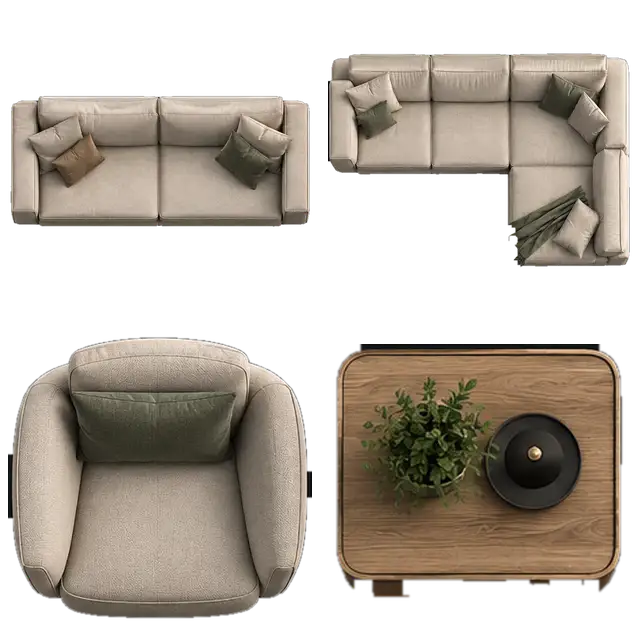
#> input picture zamer-app/assets/topview/imported_2026_10_02/approved_130_atlas.webp, 640 x 640 px
$ python -i controller.py   (imports and definitions only)
#> lines starting #> are read from the running program, lines starting #| are printed output that depends on the picture
#!/usr/bin/env python3
"""Automatic Blender asset trial planner and quality gate.

No paid APIs, no ungrounded claims of photorealism.
Scores are measurable technical proxies; aesthetic review remains separate.
Previous best candidate is persisted across GitHub runs via Actions cache.
"""
import argparse, json, math, shutil, struct, statistics
from pathlib import Path
from PIL import Image, ImageStat, ImageFilter, ImageDraw, ImageFont

DEFAULT={"normal_strength":0.75, "texture_tile_m":0.30, "shape_looseness":1.0, "best_score":None,
         "successful_runs":0, "history":[]}
LABELS=("low", "reference", "high")

# [86 lines left out: functions load_state, plan, glb_check, not called in this run]

def image_check(path):
    with Image.open(path) as im:
#> im is the input picture: PIL image 640x640 RGBA; mean R, G, B, A 79.2, 70.9, 61.1, 139.5
        im.load()
        assert im.width>=600 and im.height>=450,"Preview too small"
        # Judge central region to reduce the background's effect.
        x0,y0=int(im.width*.16),int(im.height*.16)
#> x0 = 102; y0 = 102
        x1,y1=int(im.width*.84),int(im.height*.86)
#> x1 = 537; y1 = 550
        crop=im.convert("RGB").crop((x0,y0,x1,y1))
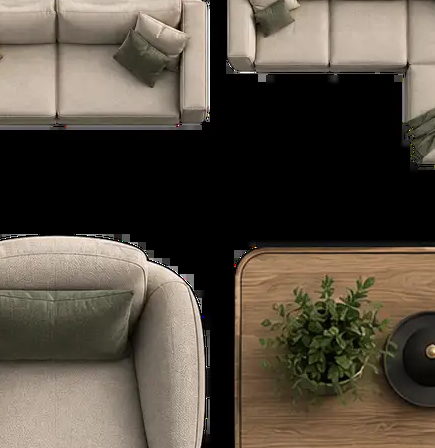
#> crop: PIL image 435x448 RGB; mean R, G, B 85.9, 77.2, 65.7
        gray=crop.convert("L")
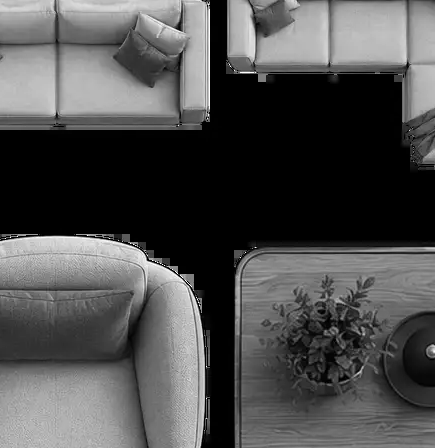
#> gray: PIL image 435x448 L; min 0, max 255, mean 78.5
        stat=ImageStat.Stat(gray)
        mean=stat.mean[0];contrast=stat.stddev[0]
#> after `mean = stat.mean[0]`: mean = 78.48
#> after `contrast = stat.stddev[0]`: contrast = 70.4
        hist=gray.histogram()
#> hist = 256 values, max 61034 at index 0, min 4 at index 240, mean 761.2
        total=sum(hist)
#> total = 194880
        blown=sum(hist[245:])/total
#> blown = 0.00107
        crushed=sum(hist[:13])/total
#> crushed = 0.346
        # Tiny sensor detail and fiber contrast without rewarding extreme sharpened edges.
        small=crop.resize((240,170),Image.Resampling.BICUBIC)
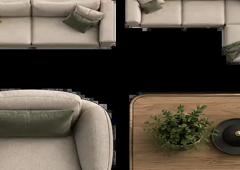
#> small: PIL image 240x170 RGB; mean R, G, B 85.9, 77.3, 65.7
        edges=ImageStat.Stat(small.convert("L").filter(ImageFilter.FIND_EDGES())).mean[0]
#> edges = 18.14
        assert math.isfinite(mean+contrast+edges)
        # Weak perceptual heuristic. No claim of photorealism.
        score=100.0
        score-=min(35.,blown*210.)
#> score = 99.77
        score-=min(25.,crushed*85.)
#> score = 74.77
        score-=min(25.,abs(mean-128.)*.18)
#> score = 65.86
        score-=min(15.,abs(contrast-48.)*.25)
#> score = 60.26
        score-=min(12.,abs(edges-17.)*.4)
#> score = 59.8
        return {"mean_luma":round(mean,2),"contrast":round(contrast,2),
                "highlight_clipping_ratio":round(blown,5),
                "shadow_clipping_ratio":round(crushed,5),
                "edge_proxy":round(edges,2),
                "technical_score":round(max(0.,score),2)}

# [120 lines left out: functions check_scans, rank, not called in this run]

# [7 lines not run here, left out]

>>> result = image_check('../../zamer-app/assets/topview/imported_2026_10_02/approved_130_atlas.webp')
#> result = {'mean_luma': 78.48, 'contrast': 70.4, 'highlight_clipping_ratio': 0.00107, 'shadow_clipping_ratio': 0.346, 'edge_proxy': 18.14, 'technical_score': 59.8}

$ run again, on zamer-app/assets/topview/imported_2026_10_02/neutral_coffee_table_oval_v1.png
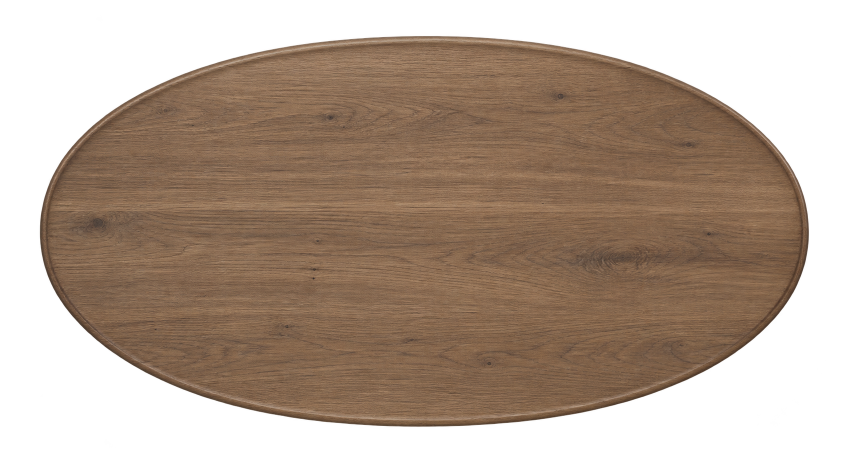
#> input picture zamer-app/assets/topview/imported_2026_10_02/neutral_coffee_table_oval_v1.png, 1698 x 926 px (shown at 1/2 size)
#> in image_check, im is the input picture: PIL image 1698x926 RGBA; mean R, G, B, A 81.9, 63.2, 48.4, 155.2
#> in image_check, `gray=crop.convert("L")`:
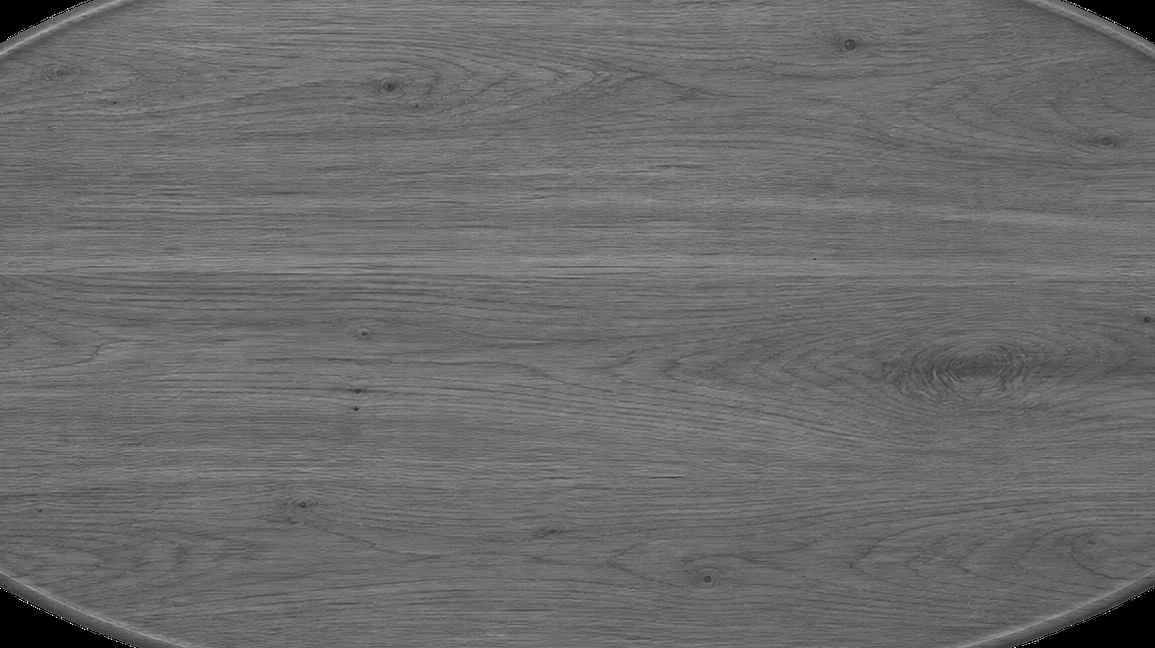
#> gray: PIL image 1155x648 L; min 0, max 255, mean 107.3
#> mean = 107.3
#> contrast = 17.44
#> hist = 256 values, max 27419 at index 110, min 0 at index 2, mean 2923.6
#> total = 748440
#> blown = 2.67e-05
#> crushed = 0.0153
#> in image_check, `small=crop.resize((240,170),Image.Resampling.BICUBIC)`:
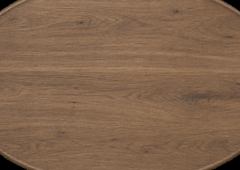
#> small: PIL image 240x170 RGB; mean R, G, B 131, 101.1, 77.4
#> edges = 13.32
#> in image_check, `score-=min(35.,blown*210.)`: score = 99.99
#> in image_check, `score-=min(25.,crushed*85.)`: score = 98.7
#> in image_check, `score-=min(25.,abs(mean-128.)*.18)`: score = 94.97
#> in image_check, `score-=min(15.,abs(contrast-48.)*.25)`: score = 87.33
#> in image_check, `score-=min(12.,abs(edges-17.)*.4)`: score = 85.86
#> result = {'mean_luma': 107.3, 'contrast': 17.44, 'highlight_clipping_ratio': 3e-05, 'shadow_clipping_ratio': 0.0153, 'edge_proxy': 13.32, 'technical_score': 85.86}
